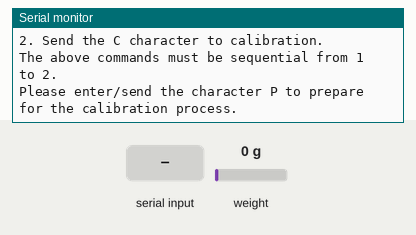
A sketch run on a simulated ESP32. Shown: the last lines printed to the serial monitor. The inputs (shaded band) are chosen by the test bench; at power-on: weight on the scale 0 g. EEPROM starts erased.

Above: at 7.3 s.
7.4 s: "P" received over Serial
At 14.7 s:
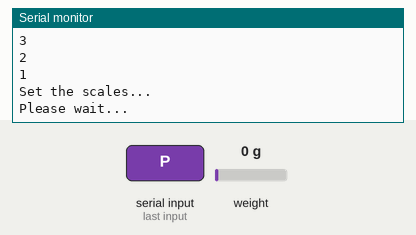
21.6 s: "C" received over Serial
At 24.2 s:
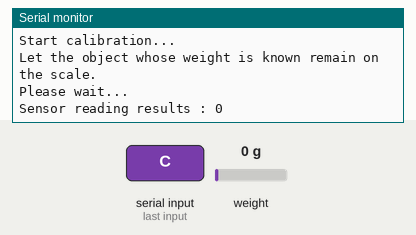
Timing chart, 0 to 25.7 s (numbered marks = the images above; inputs shaded):
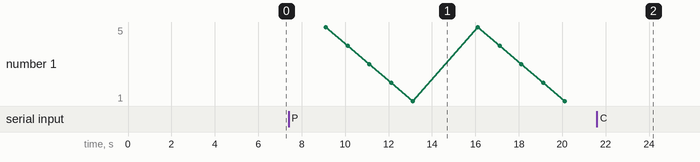

Measured:
- after the input at 7.4 s, the serial monitor: prints a new line after 0.71 s (image 1)
- after the input at 21.6 s, the serial monitor: prints a new line after 0.52 s (image 2)

The sketch:

CALIBRATIONS.ino
```cpp
//>>>>>>>>>>>>>>>>>>>>>>>>>>>>>>>>>>>>>>>>>>>>>>>>>>>>>>>>>>>>>>>>>>>>>>>>>>>>>>>>>>>>>>>>> 03_Load_Cell_Sensor_5kg_Calibration
// In this step, the calibration value will be stored in the ESP32 flash memory.
// The calibration value in this step will be used in the next step.
// Because the calibration values are stored in the ESP32 flash memory,
// in the next step it is enough to load the calibration values stored in the ESP32 flash memory (without having to calibrate again).

//----------------------------------------Including the libraries.
#include "HX711.h"
#include <Preferences.h>
//----------------------------------------

//----------------------------------------Defines the connected PIN between HX711 and ESP32.
#define LOADCELL_DOUT_PIN 5
#define LOADCELL_SCK_PIN  18
//----------------------------------------

/////////////////// ENTER THE WEIGHT OF OBJECTS WHICH WEIGHT IS ALREADY KNOWN FOR THE CALIBRATION PROCESS ///////////////////
// Defines the weight of an object whose weight is known for the calibration process.
// Before the calibration process, prepare an object with a known weight in grams.
// Then enter the weight value into the "weight_of_object_for_calibration" variable below.
// Use objects weighing 100 grams or more for calibration.
// In this project I used an object weighing 900 grams for calibration.

#define weight_of_object_for_calibration 900
/////////////////////////////////////////////////////////////////////////////////////////////////////////////////////////////

// Variable to hold sensor reading values.
long sensor_Reading_Results;

// Float variable to get calibration value. The calibration value is the sensor reading divided by the known weight of the object.
// CALIBRATION_FACTOR = sensor_Reading_Results / weight_of_object_for_calibration
float CALIBRATION_FACTOR;

// Bool variable to display the weighing results after the calibration process is complete.
bool show_Weighing_Results = false;

int weight_In_g;    // Int variable to hold the value of the weighing results in units of grams (g).
float weight_In_oz; // Float variable to hold the value of the weighing results in units of ounce (oz).

// Initialize the HX711 library as LOADCELL_HX711.
HX711 LOADCELL_HX711;

// Initialize the Preferences library as preferences.
Preferences preferences;

//________________________________________________________________________________VOID SETUP()
void setup() {
  // put your setup code here, to run once:

  Serial.begin(115200);
  Serial.println();
  delay(2000);

  Serial.println("Setup...");
  delay(1000);

  preferences.begin("CF", false);
  delay(100);

  Serial.println();
  Serial.println("Do not place any object or weight on the scale.");
  delay(1000);

  Serial.println();
  Serial.println("LOADCELL_HX711 begin.");
  LOADCELL_HX711.begin(LOADCELL_DOUT_PIN, LOADCELL_SCK_PIN);

  Serial.println();
  Serial.println("Setup finish.");
  delay(1000);

  Serial.println();
  Serial.println("Sequence of commands for the calibration process :");
  Serial.println("1. Send the P character to prepare for the calibration process.");
  Serial.println("2. Send the C character to calibration.");
  Serial.println("The above commands must be sequential from 1 to 2.");
  delay(1000);
  Serial.println();
  Serial.println("Please enter/send the character P to prepare for the calibration process.");
}
//________________________________________________________________________________

//________________________________________________________________________________VOID LOOP()
void loop() {
  // put your main code here, to run repeatedly:

  //----------------------------------------Conditions for the calibration process.
  if(Serial.available()) {
    char inChar = (char)Serial.read();  // Accommodates incoming characters from serial communication.
    Serial.println();
    Serial.print("Received characters : ");
    Serial.println(inChar);

    // Conditions to prepare for the calibration process.
    if (inChar == 'P') {
      show_Weighing_Results = false;
      delay(1000);
      if (LOADCELL_HX711.is_ready()) {
        Serial.println();
        Serial.println("Do not place any object or weight on the scale.");
        Serial.println("Please wait...");

        for (byte i = 5; i > 0; i--) {
          Serial.println(i);
          delay(1000);
        }

        LOADCELL_HX711.set_scale();
        Serial.println();
        Serial.println("Set the scales...");
        Serial.println("Please wait...");
        delay(1000);

        LOADCELL_HX711.tare();
        Serial.println();
        Serial.println("Please place an object whose weight is known on the scale.");
        Serial.flush();

        for (byte i = 5; i > 0; i--) {
          Serial.println(i);
          delay(1000);
        }

        Serial.println();
        Serial.println("Please enter/send the character C for calibration.");
      } else {
        Serial.println("HX711 not found.");
      }
    }

    // Conditions to start the calibration process.
    if (inChar == 'C') {
      if (LOADCELL_HX711.is_ready()) {
        Serial.println();
        Serial.println("Start calibration...");
        Serial.println("Let the object whose weight is known remain on the scale.");
        Serial.println("Please wait...");
        Serial.println();

        for (byte i = 0; i < 5; i++) {
          sensor_Reading_Results = LOADCELL_HX711.get_units(10);
          Serial.print("Sensor reading results : ");
          Serial.println(sensor_Reading_Results);
          delay(1000);
        }

        // Formula to get CALIBRATION_FACTOR value.
        CALIBRATION_FACTOR = sensor_Reading_Results / weight_of_object_for_calibration;

        // The calibration value will be stored in the flash memory.
        // So the calibration value can be directly used for the next step.

        Serial.println();
        Serial.println("Save calibration values to flash memory.");
        // Saves calibration values to flash memory. Format : putFloat(const char* key, const float_t value).
        preferences.putFloat("CFVal", CALIBRATION_FACTOR);
        delay(500);

        Serial.println();
        Serial.println("Load calibration values from flash memory.");
        float LOAD_CALIBRATION_FACTOR;
        // Load calibration values stored in flash memory. Format : getFloat(const char* key, const float_t defaultValue).
        LOAD_CALIBRATION_FACTOR = preferences.getFloat("CFVal", 0);
        delay(500);

        Serial.println();
        Serial.println("Set the scale with the CALIBRATION_FACTOR value.");
        LOADCELL_HX711.set_scale(LOAD_CALIBRATION_FACTOR); // Set the scale with the CALIBRATION_FACTOR value.
        delay(500);

        Serial.println();
        Serial.print("CALIBRATION_FACTOR : ");
        Serial.println(LOAD_CALIBRATION_FACTOR);
        delay(2000);

        show_Weighing_Results = true;

        Serial.println();
        Serial.println("Calibration complete.");
        Serial.println();
        Serial.println("If you want to recalibrate, please enter/send the character P.");
        Serial.println();
        Serial.println("The scales are ready to use.");
        Serial.println();
        delay(2000);
      } else {
        Serial.println("HX711 not found.");
      }
    }
  }
  //----------------------------------------

  //----------------------------------------The condition for printing the results of weighing objects on the serial monitor after the calibration process is complete.
  if (show_Weighing_Results == true) {
    if (LOADCELL_HX711.is_ready()) {
      // The value 10 in get_units(10) means getting the average value of 10 readings.
      // For more details see in File -> Examples -> HX711 Arduino Library -> HX711_full_example

      // Get the reading of the object's weight in grams (g).
      weight_In_g = LOADCELL_HX711.get_units(10);

      // Get the reading of the object's weight in ounce (oz).
      // The ounce is a unit of mass that has several definitions depending on the system of units.
      // As an example :
      // - If you use "International avoirdupois ounce", then 1 ounce = 28.349523125 grams.
      // - If you use "French ounce (once)", then 1 ounce = 30.59 grams.
      // - For more details, you can see here: https://en.wikipedia.org/wiki/Ounce.
      // - In this project, I use "International avoirdupois ounce".
      weight_In_oz = float(weight_In_g) / 28.34952;

      Serial.print("Weight : ");
      Serial.print(weight_In_g);
      Serial.print(" g");
      Serial.print(" | ");
      Serial.print(weight_In_oz, 2);
      Serial.println(" oz");
    } else {
      Serial.println("HX711 not found.");
    }
  }
  //----------------------------------------

  delay(1000);
}
```
